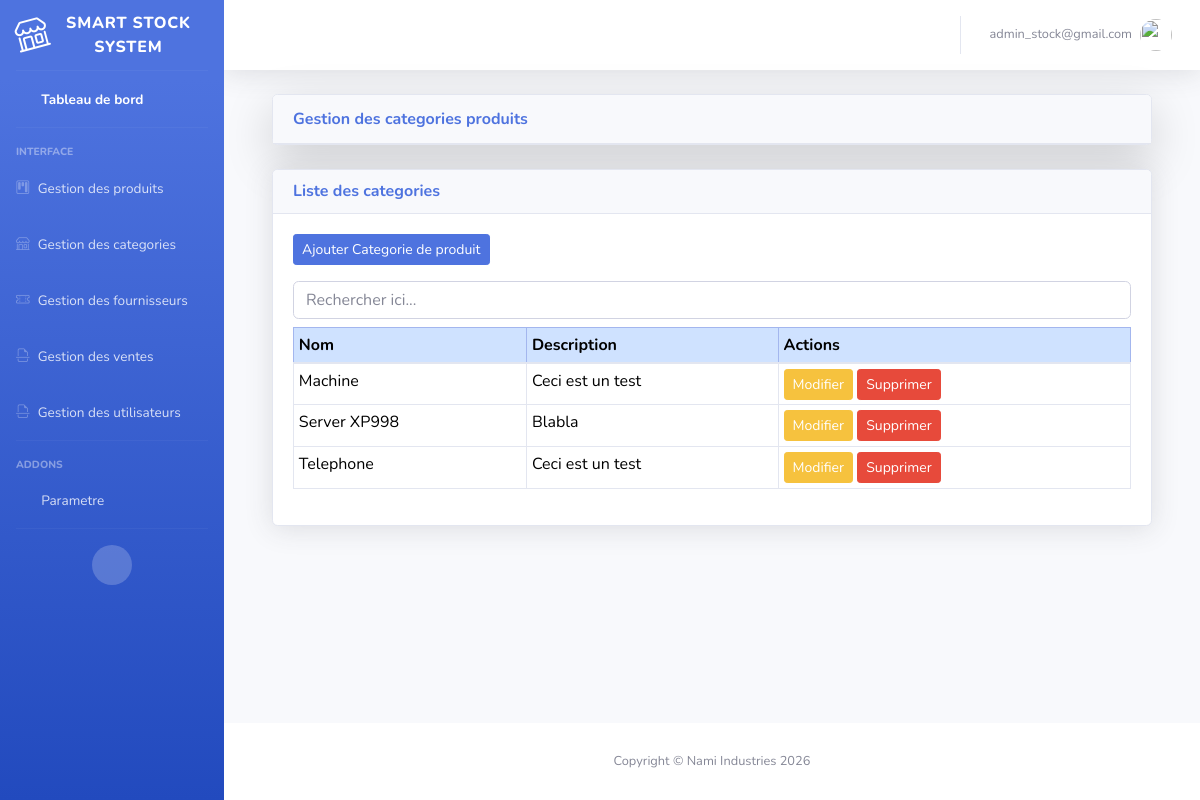
The page /smartstock-admin/categories-liste/ (signed in) on the database its author committed.
### products/models.py (models this page shows, shortened)
class Category(models.Model):
    name = models.CharField(max_length=100, unique=True)
    description = models.TextField(blank=True, null=True)
    created_at = models.DateTimeField(auto_now_add=True)

### core/views.py (the view)
# urls.py: path('categories-liste/', views.category_list, name='category_list'),
@login_required
@role_required('Admin')
def category_list(request):
    template = loader.get_template('category_list.html')
    categories = Category.objects.all().order_by('name')
    context = {
        'categories':categories
    }
    return HttpResponse(template.render(context, request))

### core/templates/category_list.html (shortened to what this page needs)
{% extends 'base.html' %}
{% block content %}
{% load humanize %}
<div class="container-fluid">
    <div class="card mb-4 shadow-lg">
        <div class="card-header m-0 font-weight-bold text-primary">
            Gestion des categories produits
        </div>
    </div>
    <div class="card shadow">
        <div class="card-header">
            <h6 class="m-0 font-weight-bold text-primary">
                Liste des categories
            </h6>
        </div>
        <div class="card-body">
            <a href="{% url 'category_create' %}" class="btn btn-primary btn-sm mb-3">
                Ajouter Categorie de produit
            </a>
            <div class="table-responsive">
                <div class="input-group">
                   <input type="text" id="searchInput" class="form-control mb-2" placeholder="Rechercher ici...">
                </div>
                <table class="table table-sm table-bordered" id="dataTable">
                    <thead class="table-primary">
                        <tr>
                            <th>Nom</th>
                            <th>Description</th>
                            <th>Actions</th>
                        </tr>
                    </thead>
                    <tbody>
                        {% for category in categories %}
                        <tr>
                            <td>{{ category.name }}</td>
                            <td>{{ category.description }}</td>
                            <td>
                                <a href="{% url 'category_update' category.id %}" class="btn btn-sm btn-warning">Modifier</a>
                                <a href="{% url 'category_delete' category.id %}" class="btn btn-sm btn-danger">Supprimer</a>
                            </td>
                        </tr>
                        {% empty %}
                        <tr>
                            <td colspan="3" class="text-center">Aucune catégorie</td>
                        </tr>
                        {% endfor %}
                    </tbody>
                </table>
            </div>
        </div>
    </div>
</div>
{% endblock %}

### core/templates/base.html (shortened to what this page needs)
{% load static %}
<!DOCTYPE html>
<html lang="en">
<head>
    {% load bootstrap5 %}
    {% bootstrap_css %}
    <link href="{% static 'vendor/fontawesome-free/css/all.min.css' %}" rel="stylesheet" type="text/css">
    <link rel="stylesheet"
href="https://cdn.jsdelivr.net/npm/bootstrap-icons@1.11.1/font/bootstrap-icons.css">
    <link href="{% static 'css/sb-admin-2.min.css' %}" rel="stylesheet">
</head>
<body id="page-top">
    <div id="wrapper">
        <ul class="navbar-nav bg-gradient-primary sidebar sidebar-dark accordion" id="accordionSidebar">
            <a class="sidebar-brand d-flex align-items-center justify-content-center">
                <div class="sidebar-brand-icon rotate-n-15">
                    <i class="bi bi-shop"></i>
                </div>
                <div class="sidebar-brand-text mx-3">Smart Stock System</div>
            </a>
            <hr class="sidebar-divider my-0">
            <li class="nav-item active">
                <a class="nav-link" href="{% url 'home' %}">
                    <i class="fas fa-fw fa-tachometer-alt"></i>
                    <span>Tableau de bord</span></a>
            </li>
            <hr class="sidebar-divider">
            <div class="sidebar-heading">
                Interface
            </div>
            <li class="nav-item">
                <a class="nav-link collapsed" href="" data-toggle="collapse" data-target="#collapseComponents" arial-expanded="true" aria-controls="collapseComponents">
                    <i class="bi bi-kanban"></i>
                    <span>Gestion des produits</span>
                </a>
            </li>
            <li class="nav-item">
                <a class="nav-link collapsed" href="#" data-toggle="collapse" data-target="#collapseUtilities"
                    aria-expanded="true" aria-controls="collapseUtilities">
                    <i class="bi bi-shop"></i>
                    <span>Gestion des categories</span>
                </a>
            </li>
            <li class="nav-item">
                <a class="nav-link collapsed" href="#" data-toggle="collapse" data-target="#collapseCondition"
                    aria-expanded="true" aria-controls="collapseCondition">
                    <i class="bi bi-ticket-perforated"></i>
                    <span>Gestion des fournisseurs</span>
                </a>
            </li>
            <li class="nav-item">
                <a class="nav-link collapsed" href="#" data-toggle="collapse" data-target="#collapseReclamation"
                    aria-expanded="true" aria-controls="collapseReclamation">
                    <i class="bi bi-file-earmark-break"></i>
                    <span>Gestion des ventes</span>
                </a>
            </li>
            <li class="nav-item">
                <a class="nav-link collapsed" href="#" data-toggle="collapse" data-target="#collapseUser"
                    aria-expanded="true" aria-controls="collapseUser">
                    <i class="bi bi-file-earmark-break"></i>
                    <span>Gestion des utilisateurs</span>
                </a>
            </li>
            <hr class="sidebar-divider">
            <div class="sidebar-heading">
                Addons
            </div>
            <li class="nav-item">
                <a class="nav-link collapsed" href="#" data-toggle="collapse" data-target="#collapsePages"
                    aria-expanded="true" aria-controls="collapsePages">
                    <i class="fas fa-fw fa-folder"></i>
                    <span>Parametre</span>
                </a>
            </li>
            <hr class="sidebar-divider d-none d-md-block">
            <div class="text-center d-none d-md-inline">
                <button class="rounded-circle border-0" id="sidebarToggle"></button>
            </div>
        </ul>
        <div id="content-wrapper" class="d-flex flex-column">
            <div id="content">
                <nav class="navbar navbar-expand navbar-light bg-white topbar mb-4 static-top shadow">
                    <ul class="navbar-nav ml-auto">
                        <li class="nav-item dropdown no-arrow">
                            <a class="nav-link dropdown-toggle" href="#" id="userDropdown" role="button"
                                data-toggle="dropdown" aria-haspopup="true" aria-expanded="false">
                                <span class="mr-2 d-none d-lg-inline text-gray-600 small">
                                    {% if user.is_authenticated %}
                                        <span>{{ user.email }}</span>
                                    {% endif %}
                                </span>
                                <img class="img-profile rounded-circle"
                                    src="img/undraw_profile.svg">
                            </a>
                        </li>
                    </ul>
                </nav>
                <div class="container-fluid">
                    {% block content %} {% endblock %}
                </div>
            </div>
            <footer class="sticky-footer bg-white">
                <div class="container my-auto">
                    <div class="copyright text-center my-auto">
                        <span>Copyright &copy; Nami Industries 2026</span>
                    </div>
                </div>
            </footer>
        </div>
    </div>
</body>
</html>

### rows shown on the page
Category: name "Machine", description "Ceci est un test"
Category: name "Server XP998", description "Blabla"
Category: name "Telephone", description "Ceci est un test"

### other values the page prints
{{ user.email }} "admin_stock@gmail.com"
